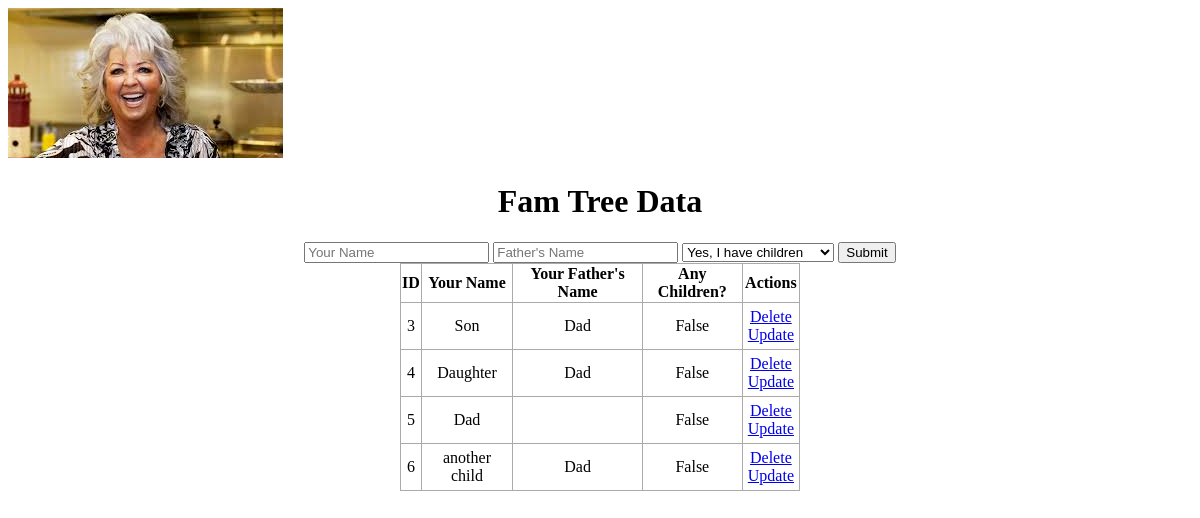
The app's page /, older data.
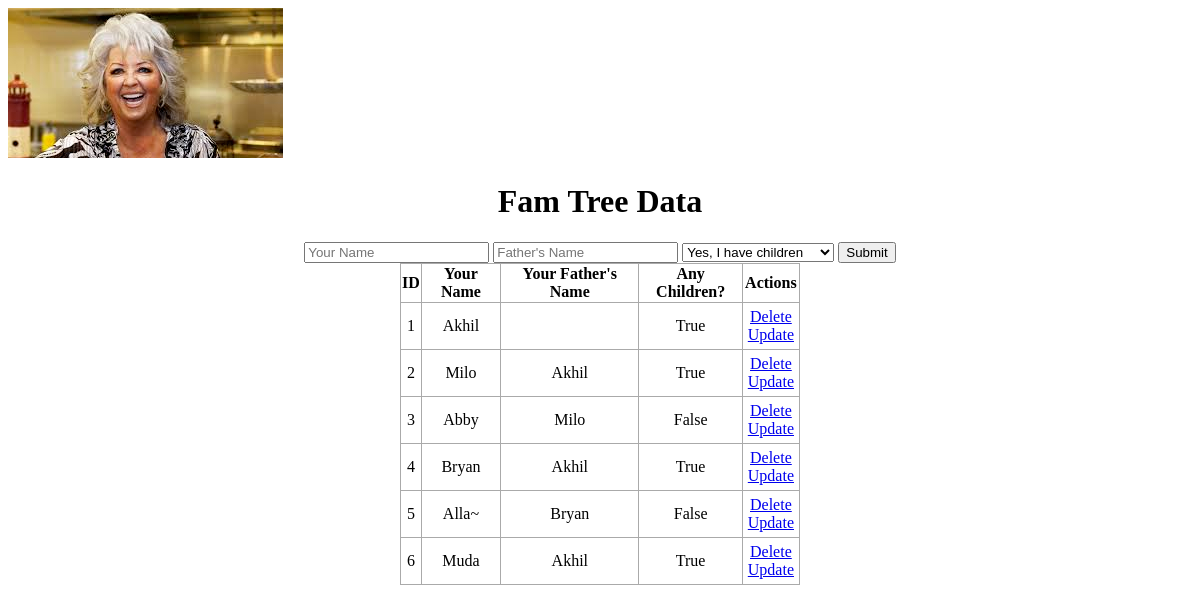
The same page, newer data.
### functions.py (models this page shows, shortened)
class family_input(db.Model):
    id = db.Column(db.Integer, primary_key=True)
    name = db.Column(db.String(225), nullable=False, default="Sasha")
    parent = db.Column(db.String(225), nullable=False, default="Sasha")
    have_children = db.Column(db.String(225), nullable=False)

### functions.py (the view)
@app.route("/", methods=["POST", "GET"])
def index():
    if request.method == "POST":
        name = request.form.get("Your Name")
        father = request.form.get("Father's Name")
        children = request.form.get("Any Children?")
        entry = family_input(name=name, parent=father, have_children=children)
        try:
            db.session.add(entry)
            db.session.commit()
            return redirect("/")
        except:
            return "don goofed"
    else:
        entries = family_input.query.order_by(family_input.id).all()
        return render_template(
            "index2.html", entries=entries, entries_length=len(entries)
        )

### templates/index2.html (shortened to what this page needs)
{% extends 'base2.html' %}
{% block head %}
<img src='{{ url_for("static", filename="images/Grandma.jpg") }}' id="grandma" />
<h1 style="text-align: center">Fam Tree Data</h1>
{% endblock %}
{% block body %}
<div class='form'>
    <form action="/" method="POST">
        <input type="text" name='Your Name' placeholder="Your Name" id=name>
        <input type="text" name="Father's Name" placeholder="Father's Name" id=parent>
        <select name="Any Children?" placeholder="Any children?">
            <option selected='selected' value="True">Yes, I have children</option>
        </select>
        <input type='submit' name='Add Task'>
    </form>
</div>
<div class="content">
    {% if entries|length < 1 %}
    <h4 style="text-align: center">There are no family entries. Create one below!</h4>
    {% else %}
    <table>
        <tr>
            <th>ID</th>
            <th> Your Name</th>
            <th> Your Father's Name</th>
            <th> Any Children?</th>
            <th> Actions</th>
        </tr>
        {% for entry in entries %}
        <tr>
            <td>{{ entry.id }}</td>
            <td>{{ entry.name }}</td>
            <td>{{ entry.parent }}</td>
            <td>{{ entry.have_children }}</td>
            <td>
                <a href="/delete/{{entry.id}}">Delete</a>
                <br>
                <a href="/update/{{entry.id}}">Update</a>
            </td>
        </tr>
        {% endfor %}
    </table>
    {% endif %}
</div>
{% endblock %}

### templates/base2.html (shortened to what this page needs)
<!DOCTYPE html>
<html lang="en">
<head>
    <link rel="stylesheet" href="{{ url_for('static', filename='css/main2.css') }}">
    {% block head %}{% endblock %}
</head>
<body>
    {% block body %}{% endblock %}
</body>
</html>

### static/css/main2.css (style rules this page uses)
.content { margin: 0 auto; width: 400px; }
table, td, th { border: 1px solid #aaa; }
table { border-collapse: collapse; width: 100%; }
th { height: 30px; }
td { text-align: center; padding: 5px; }
.form { margin-top: 20px; text-align: center; }

Row changes from the older to the newer data that the page shows:
added family_input: id "1", name "Akhil", have_children "True"
added family_input: id "2", name "Milo", parent "Akhil", have_children "True"
changed family_input id 3: name "Son" → "Abby"; parent "Dad" → "Milo"
changed family_input id 4: name "Daughter" → "Bryan"; parent "Dad" → "Akhil"; have_children "False" → "True"
changed family_input id 5: name "Dad" → "Alla~"; parent (not shown) → "Bryan"
changed family_input id 6: name "another child" → "Muda"; parent "Dad" → "Akhil"; have_children "False" → "True"
